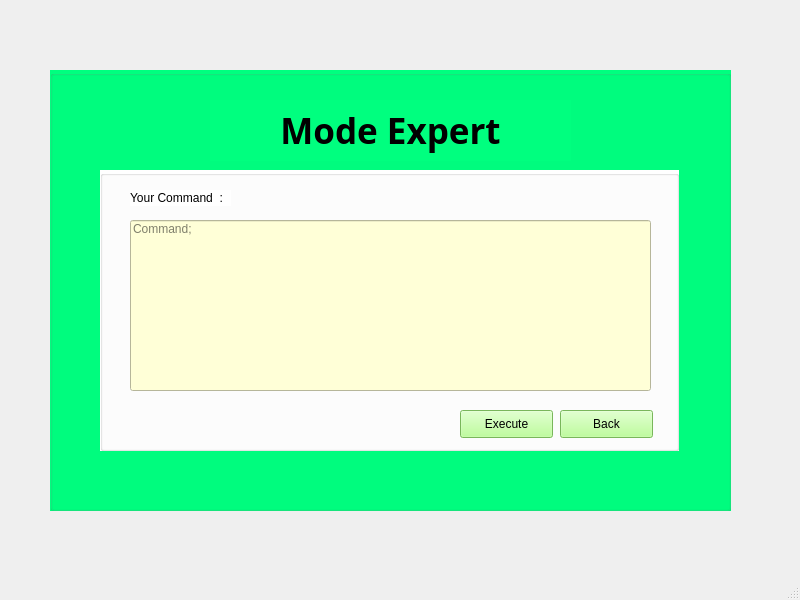
<?xml version="1.0" encoding="UTF-8"?>
<ui version="4.0">
 <class>ExpertMode</class>
 <widget class="QMainWindow" name="ExpertMode">
  <property name="geometry">
   <rect>
    <x>0</x>
    <y>0</y>
    <width>800</width>
    <height>600</height>
   </rect>
  </property>
  <property name="windowTitle">
   <string>ExpertMode</string>
  </property>
  <widget class="QWidget" name="centralwidget">
   <widget class="QGroupBox" name="groupBox">
    <property name="geometry">
     <rect>
      <x>50</x>
      <y>70</y>
      <width>681</width>
      <height>441</height>
     </rect>
    </property>
    <property name="styleSheet">
     <string notr="true">background-color: rgb(0, 255, 127);</string>
    </property>
    <property name="title">
     <string/>
    </property>
    <widget class="QLabel" name="label">
     <property name="geometry">
      <rect>
       <x>160</x>
       <y>30</y>
       <width>361</width>
       <height>61</height>
      </rect>
     </property>
     <property name="font">
      <font>
       <family>Adobe Gothic Std B</family>
       <pointsize>36</pointsize>
       <weight>75</weight>
       <bold>true</bold>
      </font>
     </property>
     <property name="text">
      <string>&lt;html&gt;&lt;head/&gt;&lt;body&gt;&lt;p&gt;&lt;span style=&quot; font-size:26pt;&quot;&gt;Mode Expert&lt;/span&gt;&lt;/p&gt;&lt;/body&gt;&lt;/html&gt;</string>
     </property>
     <property name="alignment">
      <set>Qt::AlignCenter</set>
     </property>
    </widget>
    <widget class="QGroupBox" name="groupBox_2">
     <property name="geometry">
      <rect>
       <x>50</x>
       <y>100</y>
       <width>579</width>
       <height>281</height>
      </rect>
     </property>
     <property name="styleSheet">
      <string notr="true">background-color: rgb(255, 255, 255);</string>
     </property>
     <property name="title">
      <string/>
     </property>
     <widget class="QPushButton" name="Execute">
      <property name="geometry">
       <rect>
        <x>360</x>
        <y>240</y>
        <width>93</width>
        <height>28</height>
       </rect>
      </property>
      <property name="sizePolicy">
       <sizepolicy hsizetype="Preferred" vsizetype="Preferred">
        <horstretch>0</horstretch>
        <verstretch>0</verstretch>
       </sizepolicy>
      </property>
      <property name="styleSheet">
       <string notr="true">background-color: rgb(170, 255, 127);
gridline-color: rgb(0, 0, 0);
selection-color: rgb(255, 255, 255);
selection-background-color: rgb(255, 255, 255);</string>
      </property>
      <property name="text">
       <string>Execute</string>
      </property>
      <property name="autoDefault">
       <bool>false</bool>
      </property>
      <property name="default">
       <bool>false</bool>
      </property>
      <property name="flat">
       <bool>false</bool>
      </property>
     </widget>
     <widget class="QPushButton" name="Back">
      <property name="geometry">
       <rect>
        <x>460</x>
        <y>240</y>
        <width>93</width>
        <height>28</height>
       </rect>
      </property>
      <property name="sizePolicy">
       <sizepolicy hsizetype="Preferred" vsizetype="Preferred">
        <horstretch>0</horstretch>
        <verstretch>0</verstretch>
       </sizepolicy>
      </property>
      <property name="styleSheet">
       <string notr="true">background-color: rgb(170, 255, 127);
gridline-color: rgb(0, 0, 0);
selection-color: rgb(255, 255, 255);
selection-background-color: rgb(255, 255, 255);</string>
      </property>
      <property name="text">
       <string>Back</string>
      </property>
      <property name="autoDefault">
       <bool>false</bool>
      </property>
      <property name="default">
       <bool>false</bool>
      </property>
      <property name="flat">
       <bool>false</bool>
      </property>
     </widget>
     <widget class="QLineEdit" name="Command">
      <property name="geometry">
       <rect>
        <x>30</x>
        <y>50</y>
        <width>521</width>
        <height>171</height>
       </rect>
      </property>
      <property name="styleSheet">
       <string notr="true">background-color: rgb(255, 255, 215);</string>
      </property>
      <property name="alignment">
       <set>Qt::AlignLeading|Qt::AlignLeft|Qt::AlignTop</set>
      </property>
      <property name="placeholderText">
       <string>Command;</string>
      </property>
     </widget>
     <widget class="QLabel" name="label_2">
      <property name="geometry">
       <rect>
        <x>30</x>
        <y>20</y>
        <width>101</width>
        <height>16</height>
       </rect>
      </property>
      <property name="text">
       <string>Your Command  :</string>
      </property>
     </widget>
    </widget>
   </widget>
  </widget>
  <widget class="QStatusBar" name="statusbar"/>
 </widget>
 <resources/>
 <connections/>
</ui>
